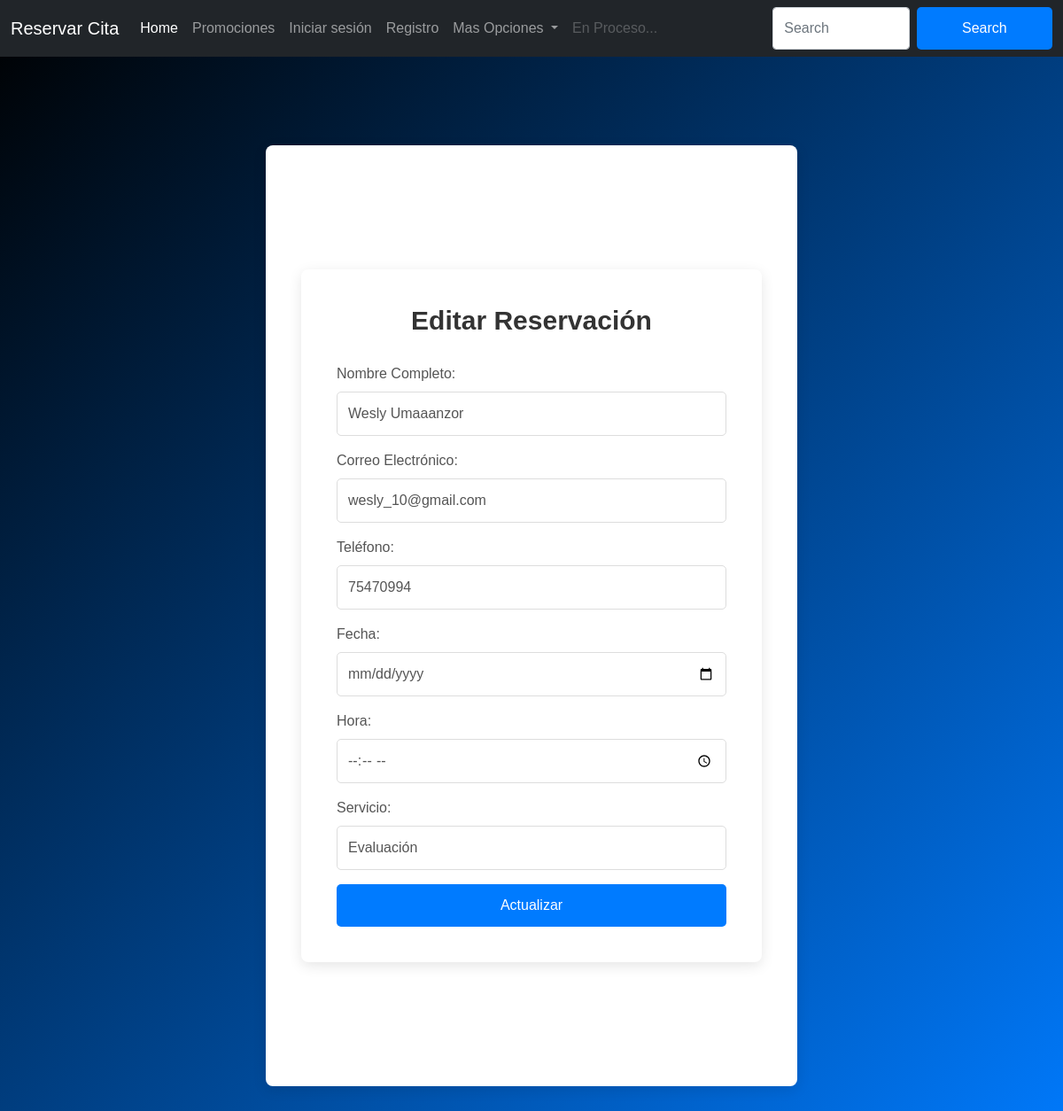
Screenshot of /editar_reservacion/1/ with the database file from the repository.
### App/models.py (models this page shows, shortened)
class reservacion(models.Model):
    usuario = models.ForeignKey(User, on_delete=models.CASCADE, null=True, blank=True)
    nombre = models.CharField(max_length=100)
    correo = models.CharField(max_length=110)
    telefono = models.CharField(max_length=15)
    fecita = models.DateField()
    hora = models.TimeField()
    confirmada = models.BooleanField(default=False)  # Nuevo campo
    servicio = models.CharField(
        max_length=20,
        choices=[
            ('consulta', 'Consulta'),
            ('seguimiento', 'Seguimiento'),
            ('evaluacion', 'Evaluación'),
        ],
    )

### App/views.py (the view, shortened to what this page needs)
# urls.py: path('editar_reservacion/<int:id>/', views.editar_reservacion, name='editar_reservacion'),
def editar_reservacion(request, id):
    reserva = reservacion.objects.get(id=id)
    return render(request, 'editar_reservacion.html', {'reserva': reserva})

### App/templates/editar_reservacion.html (shortened to what this page needs)
{% extends 'base.html' %}
{% load static %}
{% block extra_styles %}
<link rel="stylesheet" type="text/css" href="{% static 'App/editar_reservacion.css' %}">
{% endblock %}
{% block content %}
<div class="container">
    <h2>Editar Reservación</h2>
    <form action="" method="post">
        <div class="form-group mb-3">
            <label for="nombre">Nombre Completo:</label>
            <input type="text" id="nombre" name="nombre" value="{{ reserva.nombre }}" class="form-control" required>
        </div>
        <div class="form-group mb-3">
            <label for="correo">Correo Electrónico:</label>
            <input type="email" id="correo" name="correo" value="{{ reserva.correo }}" class="form-control" required>
        </div>
        <div class="form-group mb-3">
            <label for="telefono">Teléfono:</label>
            <input type="tel" id="telefono" name="telefono" value="{{ reserva.telefono }}" class="form-control" required pattern="\d+">
        </div>
        <div class="form-group mb-3">
            <label for="fecha">Fecha:</label>
            <input type="date" id="fecha" name="fecha" value="{{ reserva.fecita }}" class="form-control" required>
        </div>
        <div class="form-group mb-3">
            <label for="hora">Hora:</label>
            <input type="time" id="hora" name="hora" value="{{ reserva.hora }}" class="form-control" required>
        </div>
        <div class="form-group mb-3">
            <label for="servicio">Servicio:</label>
            <select id="servicio" name="servicio" class="form-control" required>
                <option value="evaluacion" {% if reserva.servicio == "evaluacion" %}selected{% endif %}>Evaluación</option>
            </select>
        </div>
        <button type="submit" class="btn btn-primary">Actualizar</button>
    </form>
</div>
{% endblock %}

### App/static/App/editar_reservacion.css (style rules this page uses)
body { font-family: 'Arial', sans-serif; background: linear-gradient(135deg, #000000, #007bff); margin: 0; padding: 0; }
.container { max-width: 600px; margin: 100px auto; background-color: #fff; padding: 40px; border-radius: 8px; box-shadow: 0 4px 15px rgba(0, 0, 0, 0.1); }
h2 { text-align: center; color: #333; font-size: 30px; margin-bottom: 30px; font-weight: bold; }
form .form-group { margin-bottom: 20px; }
form .form-group label { font-size: 16px; color: #555; display: block; margin-bottom: 8px; }
form .form-group input, form .form-group select { width: 100%; padding: 12px; border: 1px solid #ddd; border-radius: 5px; font-size: 16px; color: #555; transition: border-color 0.3s; }
button[type="submit"] { width: 100%; padding: 12px; background-color: #007bff; border: none; color: #fff; font-size: 16px; border-radius: 5px; cursor: pointer; transition: background-color 0.3s; }

### rows the page displays
reservacion: nombre "Wesly Umaaanzor", correo "wesly_10@gmail.com", telefono "75470994", servicio "Evaluación"
